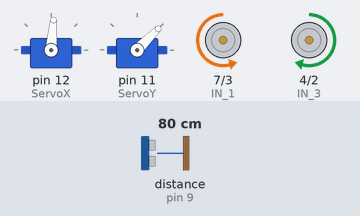
A sketch run on a simulated Arduino Uno, built with avr-gcc and run on an emulated ATmega328P. Parts: 2 × servo, motor-driver pin pairs drawn as motors (green arrow = first pin HIGH = forward, orange = second pin HIGH = backward, longer = more drive, scaled by the enable pin). Wiring (inferred from the names in the program): ultrasonic range finder: trigger pin 8; echo pin 9. The test bench sets the inputs (shaded band); at power-on: distance to the obstacle (sensor on pin 9) 80 cm. The echo pulse lasts 58.3 µs per cm.

Above: at 1.7 s.
1.8 s: distance to the obstacle (sensor on pin 9) set to 22 cm
3.3 s: distance to the obstacle (sensor on pin 9) set to 17 cm
At 3.7 s:
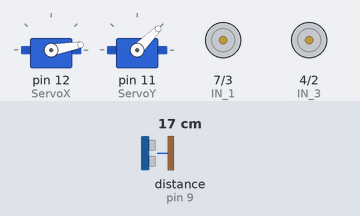
6.3 s: distance to the obstacle (sensor on pin 9) set to 35 cm
At 6.9 s:
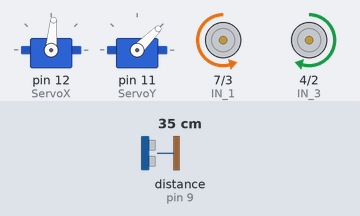
7.8 s: distance to the obstacle (sensor on pin 9) set to 2 cm
At 8.7 s:
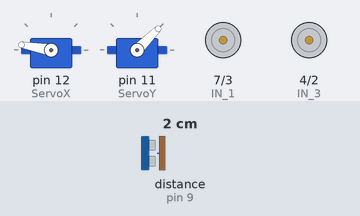
Timing chart, 0 to 11.8 s (numbered marks = the images above; inputs shaded):
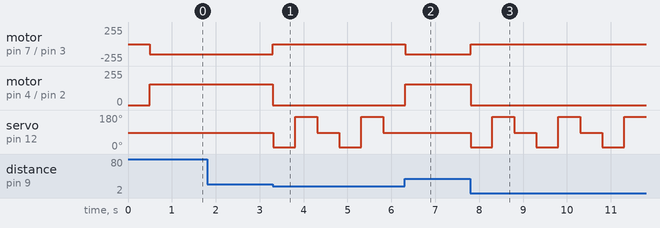

Measured:
- the behaviour switches between 20 and 19 cm on distance to the obstacle (sensor on pin 9) (found by bisection; images 0 and 1)
- after the input at 1.8 s, every drawn part: stays the same
- after the input at 3.3 s, motor on pin 7 (IN_1) / pin 3 (IN_2): backward 155/255 → stopped at once; motor on pin 4 (IN_3) / pin 2 (IN_4): forward 155/255 → stopped at once; servo on pin 12 (ServoX): 85° → 10° at once, → 170° 0.50 s later, → 85° 0.50 s later, → 10° 0.50 s later, … (6 changes in this stretch)
- after the input at 6.3 s, motor on pin 7 (IN_1) / pin 3 (IN_2): stopped → backward 155/255 at once; motor on pin 4 (IN_3) / pin 2 (IN_4): stopped → forward 155/255 at once; servo on pin 12 (ServoX): stays 85° (without the input it goes to 10° after 0.01 s)
- after the input at 7.8 s, motor on pin 7 (IN_1) / pin 3 (IN_2): backward 155/255 → stopped at once; motor on pin 4 (IN_3) / pin 2 (IN_4): forward 155/255 → stopped at once; servo on pin 12 (ServoX): 85° → 10° at once, then repeats every 1.5 s: 170° 0.50 s, 85° 0.50 s, 10° 0.50 s

The sketch:

Ardubot_labirint_1.0.ino
```cpp
// подключаем библиотеку Servo для работы с сервоприводом
#include <Servo.h>

// пины input на плате драйвера
#define IN_1    7
#define IN_2    3
#define IN_3    4
#define IN_4    2

// регулировка скорости ШИМ
#define EN_A    6
#define EN_B    5

#define TRIG_PIN  8
#define ECHO_PIN  9

/* объявляем переменную минимальной
   дистанции до препятствия */
long minDist = 18;

int delayStopPeriod = 180;

// объявляем переменные дистанций
long leftDist     = 0;
long rightDist    = 0;
long forwardDist  = 0;

// объявляем переменные угола поворота сервопривода
int servoLeft    =  170;
int servoRight   =  10;
int servoForward =  85;

// объявляем переменные скороти моторов
int motorLeftMaxSpeed  = 155;
int motorRightMaxSpeed = 155;
int motorMinSpeed      = 0;

// создаем объектs ServoX и ServoY
Servo  ServoX;
Servo  ServoY;

void forward();
void backward();
void turn_left();
void turn_right();
void motors_stop();

long look_left();
long look_right();
long look_right();
long look_forward();

long getEchoTiming();

// функция настройки
void setup()
{
  // настраиваем пины драйвера на выход
  pinMode(IN_1,  OUTPUT);
  pinMode(IN_2,  OUTPUT);
  pinMode(IN_3,  OUTPUT);
  pinMode(IN_4,  OUTPUT);

  // настраиваем пины ШИМ на выход
  pinMode(EN_A,  OUTPUT);
  pinMode(EN_B,  OUTPUT);

  /* настраиваем контакт trig
    ультра-звукового дальномера на выход */
  pinMode(TRIG_PIN,  OUTPUT);

  /* настраиваем контакт echo
    ультра-звукового дальномера на вход */
  pinMode(ECHO_PIN,  INPUT);

  // настраиваем объекты ServoX и ServoY
  ServoX.attach(12);
  ServoY.attach(11);

  /* поворачиваем сервопривод по осям Y и X
    чтобы робот смотрел прямо */
  ServoY.write(45);
  ServoX.write(servoForward);
  delay(500);

  Serial.begin(9600);
}

void loop()
{
  forward();
  forwardDist = look_forward();

  // если впереди препятствие
  if (forwardDist <= minDist)
  {
    // останавливаем моторы
    motors_stop();

    // узнаем дистанцию справа и слева
    rightDist   = look_right();
    leftDist    = look_left();

    // если справа расстояние меньше чем слева
    if (rightDist < leftDist)
    {
      // повернуть направо
      turn_right();
      delay(delayStopPeriod);
      motors_stop();
    }
    // если справа расстояние меньше чем слева
    if (rightDist > leftDist)
    {
      // повернуть налево
      turn_left();
      delay(delayStopPeriod);
      motors_stop();
    }
    // повораиваем сервопривод вперед
    ServoX.write(servoForward);
    /* делаем задержку чтобы сервопривод
       успел выполнить команду */
    delay(500);
  }

  //Serial.println(forwardDist);
}


// функция вперед
void forward()
{
  // заставляем первый мотор вращаться вперед
  digitalWrite(IN_1,  LOW);
  digitalWrite(IN_2,  HIGH);

  // скорость ШИМ
  analogWrite (EN_A, motorLeftMaxSpeed);

  // заставляем второй мотор вращаться вперед
  digitalWrite(IN_3,  HIGH);
  digitalWrite(IN_4,  LOW);

  // скорость ШИМ
  analogWrite (EN_B, motorRightMaxSpeed);
}

// функция назад
void backward()
{
  // заставляем первый мотор вращаться назад
  digitalWrite(IN_1,  HIGH);
  digitalWrite(IN_2,  LOW);

  // скорость ШИМ
  analogWrite (EN_A, motorLeftMaxSpeed);

  // заставляем второй мотор вращаться назад
  digitalWrite(IN_3,  LOW);
  digitalWrite(IN_4,  HIGH);

  // скорость ШИМ
  analogWrite (EN_B, motorRightMaxSpeed);
}

// функция влево
void turn_left()
{
  // заставляем первый мотор вращаться вперед
  digitalWrite(IN_1,  LOW);
  digitalWrite(IN_2,  HIGH);

  // скорость ШИМ
  analogWrite (EN_A, motorLeftMaxSpeed);

  // заставляем второй мотор вращаться назад
  digitalWrite(IN_3,  LOW);
  digitalWrite(IN_4,  HIGH);

  // скорость ШИМ
  analogWrite (EN_B, motorRightMaxSpeed);
}

// функция вправо
void turn_right()
{
  // заставляем первый мотор вращаться назад
  digitalWrite(IN_1,  HIGH);
  digitalWrite(IN_2,  LOW);

  // скорость ШИМ
  analogWrite (EN_A, motorLeftMaxSpeed);

  // заставляем второй мотор вращаться вперед
  digitalWrite(IN_3,  HIGH);
  digitalWrite(IN_4,  LOW);

  // скорость ШИМ
  analogWrite (EN_B, motorRightMaxSpeed);
}

// функция стоп
void motors_stop()
{
  // останавливаем первый мотор
  digitalWrite(IN_1,  HIGH);
  digitalWrite(IN_2,  LOW);

  // скорость ШИМ
  analogWrite (EN_A, motorMinSpeed);

  // останавливаем второй мотор
  digitalWrite(IN_3,  HIGH);
  digitalWrite(IN_4,  LOW);

  // скорость ШИМ
  analogWrite (EN_B, motorMinSpeed);
}

// функция смотреть влево
long look_left()
{
  long functionLeftDist = 0;
  // повораиваем сервопривод влево
  ServoX.write(servoLeft);
  /* делаем задержку чтобы сервопривод
     успел выполнить команду */
  delay(500);
  // считаем дистанцию
  functionLeftDist = getEchoTiming() * 1.7 * 0.01;
  // возвратить значение дистанции
  return functionLeftDist;
}

// функция смотреть вправо
long look_right()
{
  long functionRightDist = 0;
  // повораиваем сервопривод вправо
  ServoX.write(servoRight);
  /* делаем задержку чтобы сервопривод
     успел выполнить команду */
  delay(500);
  // считаем дистанцию
  functionRightDist = getEchoTiming() * 1.7 * 0.01;
  // возвратить значение дистанции
  return functionRightDist;
}

// функция смотреть вперед
long look_forward()
{
  long functionForwardDist = 0;
  // считаем дистанцию
  functionForwardDist = getEchoTiming() * 1.7 * 0.01;
  // возвратить значение дистанции
  return functionForwardDist;
}

// функция определениея времени задержки
long getEchoTiming()
{
  digitalWrite(TRIG_PIN, LOW);
  delayMicroseconds(2);
  digitalWrite(TRIG_PIN, HIGH); // генерируем импульс запуска
  delayMicroseconds(10);
  digitalWrite(TRIG_PIN, LOW);
  // определение на пине echoPin длительности уровня HIGH, мксек:
  long duration = pulseIn(ECHO_PIN, HIGH);
  return duration;
}
```
